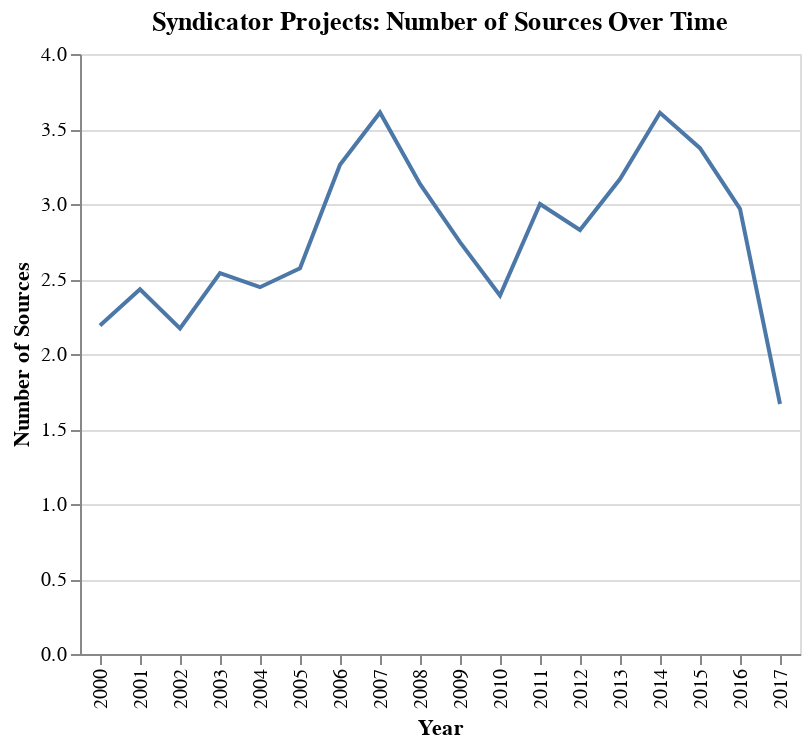

Notebook source saved alongside this figure:
### Code cell
alt.Chart(grouped_match).mark_line().encode(
    x='Year',
    y='Number of Sources'
).configure(background="#ffffff").configure_legend().properties(
    title={
      "text": ["Syndicator Projects: Number of Sources Over Time"]})

### Figure 1 — Vega-Lite specification as saved in the notebook (floating-point values rounded to 4 significant figures)
{"config": {"view": {"continuousWidth": 400, "continuousHeight": 300}, "background": "#ffffff", "legend": {}}, "data": {"name": "data-fbf4a1a7d5dd1da56c7a2127dab3e315"}, "mark": "line", "encoding": {"x": {"type": "nominal", "field": "Year"}, "y": {"type": "quantitative", "field": "Number of Sources"}}, "title": {"text": ["Syndicator Projects: Number of Sources Over Time"]}, "$schema": "https://vega.github.io/schema/vega-lite/v4.0.2.json", "datasets": {"data-fbf4a1a7d5dd1da56c7a2127dab3e315": [{"Year": "2000", "yr_pis": 2006.0, "units_n": 73.12, "units_li": null, "units_ot": null, "Number of Sources": 2.19, "totalcost": 11420000.0, "id": 2081.0, "yr_pis_y": 2002.0, "n_units": 73.24, "li_units": 69.88, "type": 1.083, "credit": 2.0, "bond": 2.0, "totalcost_adj": 16960000.0, "Cost Per Unit": 220000.0}, {"Year": "2001", "yr_pis": 2005.0, "units_n": 72.92, "units_li": null, "units_ot": null, "Number of Sources": 2.432, "totalcost": 9118000.0, "id": 2152.0, "yr_pis_y": 2003.0, "n_units": 72.82, "li_units": 66.8, "type": 1.245, "credit": 2.0, "bond": 2.0, "totalcost_adj": 13160000.0, "Cost Per Unit": 194200.0}, {"Year": "2002", "yr_pis": 2005.0, "units_n": 72.11, "units_li": null, "units_ot": null, "Number of Sources": 2.171, "totalcost": 8705000.0, "id": 1683.0, "yr_pis_y": 2004.0, "n_units": 72.14, "li_units": 70.05, "type": 1.218, "credit": 2.0, "bond": 2.0, "totalcost_adj": 12370000.0, "Cost Per Unit": 167500.0}, {"Year": "2003", "yr_pis": 2006.0, "units_n": 63.55, "units_li": null, "units_ot": null, "Number of Sources": 2.54, "totalcost": 9137000.0, "id": 1876.0, "yr_pis_y": 2005.0, "n_units": 63.48, "li_units": 58.48, "type": 1.178, "credit": 2.0, "bond": 1.955, "totalcost_adj": 12700000.0, "Cost Per Unit": 208800.0}, {"Year": "2004", "yr_pis": 2006.0, "units_n": 71.89, "units_li": null, "units_ot": null, "Number of Sources": 2.445, "totalcost": 9391000.0, "id": 2024.0, "yr_pis_y": 2006.0, "n_units": 71.89, "li_units": 69.11, "type": 1.216, "credit": 2.0, "bond": 1.991, "totalcost_adj": 12710000.0, "Cost Per Unit": 197100.0}, {"Year": "2005", "yr_pis": 2008.0, "units_n": 68.04, "units_li": null, "units_ot": null, "Number of Sources": 2.571, "totalcost": 10280000.0, "id": 2424.0, "yr_pis_y": 2007.0, "n_units": 67.84, "li_units": 64.23, "type": 1.221, "credit": 2.0, "bond": 1.97, "totalcost_adj": 13460000.0, "Cost Per Unit": 230100.0}, {"Year": "2006", "yr_pis": 2008.0, "units_n": 59.1, "units_li": null, "units_ot": null, "Number of Sources": 3.262, "totalcost": 11240000.0, "id": 3248.0, "yr_pis_y": 2008.0, "n_units": 59.12, "li_units": 52.23, "type": 1.227, "credit": 2.0, "bond": 1.989, "totalcost_adj": 14250000.0, "Cost Per Unit": 252200.0}, {"Year": "2007", "yr_pis": 2009.0, "units_n": 71.12, "units_li": null, "units_ot": null, "Number of Sources": 3.61, "totalcost": 14510000.0, "id": 3656.0, "yr_pis_y": 2009.0, "n_units": 70.97, "li_units": 64.42, "type": 1.169, "credit": 2.0, "bond": 1.984, "totalcost_adj": 17890000.0, "Cost Per Unit": 268200.0}, {"Year": "2008", "yr_pis": 2010.0, "units_n": 67.87, "units_li": null, "units_ot": null, "Number of Sources": 3.133, "totalcost": 15130000.0, "id": 3687.0, "yr_pis_y": 2010.0, "n_units": 67.44, "li_units": 61.47, "type": 1.205, "credit": 2.0, "bond": 2.0, "totalcost_adj": 17970000.0, "Cost Per Unit": 293800.0}, {"Year": "2009", "yr_pis": 2011.0, "units_n": 66.18, "units_li": null, "units_ot": null, "Number of Sources": 2.746, "totalcost": 13560000.0, "id": 3598.0, "yr_pis_y": 2011.0, "n_units": 66.08, "li_units": 62.66, "type": 1.315, "credit": 2.0, "bond": 1.961, "totalcost_adj": 16160000.0, "Cost Per Unit": 262600.0}, {"Year": "2010", "yr_pis": 2012.0, "units_n": 61.41, "units_li": 12.0, "units_ot": 0.0, "Number of Sources": 2.39, "totalcost": 13100000.0, "id": 3652.0, "yr_pis_y": 2012.0, "n_units": 61.33, "li_units": 53.75, "type": 1.288, "credit": 2.0, "bond": 1.972, "totalcost_adj": 15360000.0, "Cost Per Unit": 248100.0}, {"Year": "2011", "yr_pis": 2013.0, "units_n": 57.43, "units_li": 51.33, "units_ot": 0.0, "Number of Sources": 3.0, "totalcost": 13390000.0, "id": 3404.0, "yr_pis_y": 2013.0, "n_units": 57.26, "li_units": 52.78, "type": 1.271, "credit": 2.0, "bond": 1.97, "totalcost_adj": 15220000.0, "Cost Per Unit": 280900.0}, {"Year": "2012", "yr_pis": 2014.0, "units_n": 71.62, "units_li": 53.54, "units_ot": 1.0, "Number of Sources": 2.827, "totalcost": 13330000.0, "id": 2338.0, "yr_pis_y": 2014.0, "n_units": 71.55, "li_units": 66.63, "type": 1.333, "credit": 2.0, "bond": 1.98, "totalcost_adj": 14840000.0, "Cost Per Unit": 221200.0}, {"Year": "2013", "yr_pis": 2015.0, "units_n": 62.47, "units_li": 71.07, "units_ot": 1.429, "Number of Sources": 3.167, "totalcost": 13690000.0, "id": 2368.0, "yr_pis_y": 2015.0, "n_units": 62.44, "li_units": 57.16, "type": 1.263, "credit": 2.0, "bond": 2.0, "totalcost_adj": 15020000.0, "Cost Per Unit": 240700.0}, {"Year": "2014", "yr_pis": 2016.0, "units_n": 53.71, "units_li": 52.38, "units_ot": 1.952, "Number of Sources": 3.608, "totalcost": 10570000.0, "id": 2345.0, "yr_pis_y": 2016.0, "n_units": 53.51, "li_units": 50.48, "type": 1.295, "credit": 2.0, "bond": 2.0, "totalcost_adj": 11420000.0, "Cost Per Unit": 228900.0}, {"Year": "2015", "yr_pis": 2017.0, "units_n": 55.43, "units_li": 52.41, "units_ot": 1.818, "Number of Sources": 3.372, "totalcost": 9907000.0, "id": 1858.0, "yr_pis_y": 2017.0, "n_units": 55.22, "li_units": 50.04, "type": 1.378, "credit": 2.0, "bond": 2.0, "totalcost_adj": 10690000.0, "Cost Per Unit": 204800.0}, {"Year": "2016", "yr_pis": 2018.0, "units_n": 58.25, "units_li": 51.58, "units_ot": 0.6667, "Number of Sources": 2.968, "totalcost": 12390000.0, "id": 2026.0, "yr_pis_y": 2018.0, "n_units": 58.17, "li_units": 52.25, "type": 1.5, "credit": 2.0, "bond": 2.0, "totalcost_adj": 13190000.0, "Cost Per Unit": 221100.0}, {"Year": "2017", "yr_pis": 2019.0, "units_n": 104.7, "units_li": null, "units_ot": null, "Number of Sources": 1.667, "totalcost": 18570000.0, "id": 1528.0, "yr_pis_y": 2019.0, "n_units": 104.7, "li_units": null, "type": null, "credit": 2.0, "bond": null, "totalcost_adj": 19370000.0, "Cost Per Unit": 177800.0}]}}
